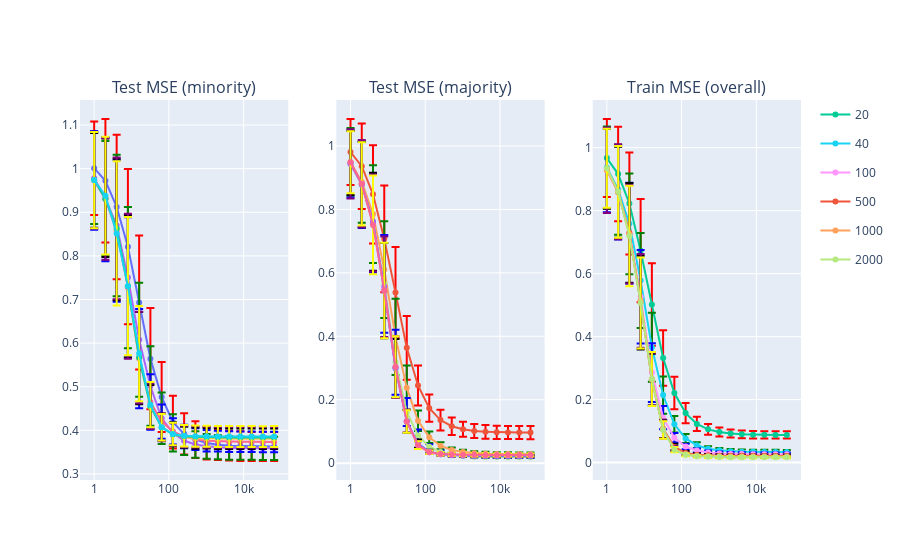

Notebook cell for this chart:
### Code cell
epochs_list = np.unique(df['epochs'])
color_list=['red', 'green', 'blue', 'black', 'purple', 'yellow']

from plotly.subplots import make_subplots
import plotly.graph_objects as go
fig = make_subplots(rows = 1, cols=3, subplot_titles=['Test MSE (minority)', 'Test MSE (majority)', 'Train MSE (overall)'])
for epochs, color in zip(epochs_list, color_list):
    marker = dict(line = dict(color = color))
    result1 = result.loc[result['epochs']==epochs]
    nodes, mean, std, count = result1['nodes'], result1['minority-mse']['mean'], result1['minority-mse']['std'],\
     result1['minority-mse']['count']

    fig.append_trace(go.Scatter(x = nodes, y = mean, marker = marker, error_y = {'type':'data', 'array': std, 'color': color}, name = str(epochs),\
         legendgroup = str(epochs), showlegend = False), row = 1, col = 1)

    mean, std, count = result1['majority-mse']['mean'], result1['majority-mse']['std'], result1['majority-mse']['count']
    fig.append_trace(go.Scatter(x = nodes, y = mean, marker = marker, error_y = {'type':'data', 'array': std, 'color': color}, name = str(epochs),\
        legendgroup = str(epochs), showlegend = False), row = 1, col = 2)

    mean, std, count = result1['train-mse']['mean'], result1['train-mse']['std'], result1['train-mse']['count']
    fig.append_trace(go.Scatter(x = nodes, y = mean, error_y = {'type':'data', 'array': std, 'color': color}, name = str(epochs),\
        legendgroup = str(epochs), showlegend = True), row = 1, col = 3)


fig.update_xaxes(type = 'log')

fig.show()

### Figure 1 — Plotly figure (JSON) as saved in the notebook; plotly's stock layout.template omitted (floating-point values rounded to 4 significant figures)
{"data": [{"error_y": {"array": [0.1072, 0.1416, 0.1656, 0.1779, 0.1538, 0.1162, 0.08043, 0.06043, 0.04731, 0.0421, 0.0374, 0.03494, 0.03403, 0.03405, 0.03339, 0.0334, 0.0333], "color": "red", "type": "data"}, "legendgroup": "20", "marker": {"line": {"color": "red"}}, "name": "20", "showlegend": false, "type": "scatter", "x": [1, 2, 4, 8, 16, 32, 64, 128, 256, 512, 1024, 2048, 4096, 8192, 16384, 32768, 65536], "xaxis": "x", "y": [1.001, 0.9723, 0.9123, 0.8212, 0.6932, 0.5644, 0.4763, 0.4186, 0.3916, 0.3786, 0.3707, 0.3667, 0.3648, 0.3639, 0.363, 0.363, 0.3629], "yaxis": "y"}, {"error_y": {"array": [0.1041, 0.135, 0.1549, 0.1683, 0.1433, 0.1003, 0.06314, 0.04288, 0.03269, 0.02781, 0.02376, 0.022, 0.0215, 0.02088, 0.02067, 0.02057, 0.02062], "color": "red", "type": "data"}, "legendgroup": "20", "marker": {"line": {"color": "red"}}, "name": "20", "showlegend": false, "type": "scatter", "x": [1, 2, 4, 8, 16, 32, 64, 128, 256, 512, 1024, 2048, 4096, 8192, 16384, 32768, 65536], "xaxis": "x2", "y": [0.981, 0.9362, 0.8476, 0.707, 0.5382, 0.3635, 0.245, 0.1733, 0.1359, 0.1165, 0.1069, 0.1015, 0.09869, 0.09741, 0.0968, 0.09658, 0.0964], "yaxis": "y2"}, {"error_y": {"array": [0.124, 0.15, 0.1617, 0.1639, 0.1311, 0.08797, 0.0516, 0.03223, 0.02246, 0.01719, 0.01446, 0.01266, 0.01219, 0.0118, 0.0117, 0.01159, 0.0116], "color": "red", "type": "data"}, "legendgroup": "20", "name": "20", "showlegend": true, "type": "scatter", "x": [1, 2, 4, 8, 16, 32, 64, 128, 256, 512, 1024, 2048, 4096, 8192, 16384, 32768, 65536], "xaxis": "x3", "y": [0.967, 0.9162, 0.8227, 0.6728, 0.5018, 0.332, 0.2208, 0.1572, 0.1228, 0.1055, 0.09701, 0.09209, 0.08983, 0.08871, 0.08822, 0.088, 0.08784], "yaxis": "y3"}, {"error_y": {"array": [0.1052, 0.1313, 0.1622, 0.1621, 0.1307, 0.09112, 0.05878, 0.04291, 0.03266, 0.03053, 0.02838, 0.02752, 0.02702, 0.02661, 0.02653, 0.02663, 0.02648], "color": "green", "type": "data"}, "legendgroup": "40", "marker": {"line": {"color": "green"}}, "name": "40", "showlegend": false, "type": "scatter", "x": [1, 2, 4, 8, 16, 32, 64, 128, 256, 512, 1024, 2048, 4096, 8192, 16384, 32768, 65536], "xaxis": "x", "y": [0.9783, 0.9323, 0.8695, 0.7502, 0.6079, 0.5015, 0.4277, 0.3942, 0.376, 0.3673, 0.3632, 0.3612, 0.3596, 0.3593, 0.3589, 0.3587, 0.3587], "yaxis": "y"}, {"error_y": {"array": [0.1066, 0.1284, 0.1543, 0.1525, 0.1204, 0.06954, 0.03231, 0.0182, 0.01124, 0.008204, 0.007034, 0.005979, 0.005893, 0.00574, 0.005698, 0.005635, 0.005617], "color": "green", "type": "data"}, "legendgroup": "40", "marker": {"line": {"color": "green"}}, "name": "40", "showlegend": false, "type": "scatter", "x": [1, 2, 4, 8, 16, 32, 64, 128, 256, 512, 1024, 2048, 4096, 8192, 16384, 32768, 65536], "xaxis": "x2", "y": [0.9498, 0.8867, 0.7854, 0.6104, 0.3981, 0.238, 0.1338, 0.08152, 0.055, 0.04142, 0.03511, 0.03146, 0.02979, 0.02896, 0.02853, 0.02831, 0.02816], "yaxis": "y2"}, {"error_y": {"array": [0.1296, 0.1429, 0.1598, 0.1509, 0.1099, 0.05909, 0.0264, 0.01414, 0.009475, 0.007876, 0.007296, 0.006975, 0.006896, 0.00686, 0.006818, 0.006806, 0.006783], "color": "green", "type": "data"}, "legendgroup": "40", "name": "40", "showlegend": true, "type": "scatter", "x": [1, 2, 4, 8, 16, 32, 64, 128, 256, 512, 1024, 2048, 4096, 8192, 16384, 32768, 65536], "xaxis": "x3", "y": [0.9374, 0.8665, 0.7581, 0.5781, 0.3663, 0.2146, 0.1217, 0.07667, 0.05525, 0.04411, 0.03892, 0.03621, 0.03489, 0.03426, 0.03392, 0.03374, 0.03364], "yaxis": "y3"}, {"error_y": {"array": [0.1133, 0.1426, 0.1623, 0.161, 0.1139, 0.06377, 0.03911, 0.03005, 0.02704, 0.02492, 0.02452, 0.02381, 0.02362, 0.02351, 0.02353, 0.0235, 0.02344], "color": "blue", "type": "data"}, "legendgroup": "100", "marker": {"line": {"color": "blue"}}, "name": "100", "showlegend": false, "type": "scatter", "x": [1, 2, 4, 8, 16, 32, 64, 128, 256, 512, 1024, 2048, 4096, 8192, 16384, 32768, 65536], "xaxis": "x", "y": [0.9731, 0.9301, 0.8568, 0.7279, 0.5645, 0.4649, 0.4199, 0.3977, 0.3857, 0.3796, 0.3761, 0.375, 0.374, 0.3737, 0.3736, 0.3734, 0.3734], "yaxis": "y"}, {"error_y": {"array": [0.1061, 0.1355, 0.1542, 0.1543, 0.1023, 0.04407, 0.01868, 0.007945, 0.004764, 0.003318, 0.002658, 0.002339, 0.002264, 0.002231, 0.002225, 0.002186, 0.00218], "color": "blue", "type": "data"}, "legendgroup": "100", "marker": {"line": {"color": "blue"}}, "name": "100", "showlegend": false, "type": "scatter", "x": [1, 2, 4, 8, 16, 32, 64, 128, 256, 512, 1024, 2048, 4096, 8192, 16384, 32768, 65536], "xaxis": "x2", "y": [0.9439, 0.8772, 0.7556, 0.5654, 0.318, 0.1611, 0.08751, 0.05178, 0.03539, 0.02703, 0.0228, 0.02063, 0.01966, 0.01914, 0.01885, 0.01873, 0.01867], "yaxis": "y2"}, {"error_y": {"array": [0.133, 0.15, 0.1598, 0.1485, 0.09358, 0.03718, 0.01515, 0.008583, 0.006514, 0.006142, 0.005922, 0.005815, 0.005785, 0.005764, 0.005766, 0.005755, 0.00576], "color": "blue", "type": "data"}, "legendgroup": "100", "name": "100", "showlegend": true, "type": "scatter", "x": [1, 2, 4, 8, 16, 32, 64, 128, 256, 512, 1024, 2048, 4096, 8192, 16384, 32768, 65536], "xaxis": "x3", "y": [0.928, 0.8581, 0.7285, 0.5268, 0.2858, 0.1428, 0.07917, 0.05102, 0.03826, 0.03228, 0.02926, 0.02774, 0.027, 0.02665, 0.02646, 0.02637, 0.02632], "yaxis": "y3"}, {"error_y": {"array": [0.1085, 0.1357, 0.1624, 0.1632, 0.1058, 0.0503, 0.0315, 0.02751, 0.02426, 0.0245, 0.02367, 0.02373, 0.02362, 0.02353, 0.02357, 0.02354, 0.02356], "color": "black", "type": "data"}, "legendgroup": "500", "marker": {"line": {"color": "black"}}, "name": "500", "showlegend": false, "type": "scatter", "x": [1, 2, 4, 8, 16, 32, 64, 128, 256, 512, 1024, 2048, 4096, 8192, 16384, 32768, 65536], "xaxis": "x", "y": [0.9732, 0.9332, 0.8605, 0.7302, 0.5653, 0.4537, 0.4073, 0.3909, 0.3846, 0.382, 0.3818, 0.3809, 0.3808, 0.3808, 0.3806, 0.3806, 0.3806], "yaxis": "y"}, {"error_y": {"array": [0.1006, 0.135, 0.1546, 0.1503, 0.0924, 0.036, 0.01316, 0.005573, 0.00409, 0.00367, 0.003565, 0.00361, 0.003571, 0.003588, 0.00358, 0.003575, 0.003556], "color": "black", "type": "data"}, "legendgroup": "500", "marker": {"line": {"color": "black"}}, "name": "500", "showlegend": false, "type": "scatter", "x": [1, 2, 4, 8, 16, 32, 64, 128, 256, 512, 1024, 2048, 4096, 8192, 16384, 32768, 65536], "xaxis": "x2", "y": [0.9465, 0.8787, 0.7615, 0.544, 0.2989, 0.1321, 0.06159, 0.03654, 0.02801, 0.02471, 0.02328, 0.02257, 0.02227, 0.02209, 0.02203, 0.02199, 0.02196], "yaxis": "y2"}, {"error_y": {"array": [0.127, 0.1443, 0.1582, 0.149, 0.082, 0.02891, 0.01003, 0.005596, 0.004779, 0.004625, 0.004562, 0.004482, 0.004472, 0.004461, 0.004453, 0.004455, 0.004451], "color": "black", "type": "data"}, "legendgroup": "500", "name": "500", "showlegend": true, "type": "scatter", "x": [1, 2, 4, 8, 16, 32, 64, 128, 256, 512, 1024, 2048, 4096, 8192, 16384, 32768, 65536], "xaxis": "x3", "y": [0.9328, 0.8585, 0.7295, 0.508, 0.2637, 0.1073, 0.04964, 0.03091, 0.02516, 0.02306, 0.0221, 0.02167, 0.02149, 0.02138, 0.02133, 0.0213, 0.02129], "yaxis": "y3"}, {"error_y": {"array": [0.1108, 0.1394, 0.1625, 0.1661, 0.1048, 0.05221, 0.03185, 0.02601, 0.02479, 0.02432, 0.02402, 0.02385, 0.02381, 0.02377, 0.02383, 0.0238, 0.02378], "color": "purple", "type": "data"}, "legendgroup": "1000", "marker": {"line": {"color": "purple"}}, "name": "1000", "showlegend": false, "type": "scatter", "x": [1, 2, 4, 8, 16, 32, 64, 128, 256, 512, 1024, 2048, 4096, 8192, 16384, 32768, 65536], "xaxis": "x", "y": [0.9738, 0.9308, 0.863, 0.7303, 0.567, 0.4553, 0.4067, 0.3905, 0.3859, 0.3849, 0.3842, 0.384, 0.3837, 0.3837, 0.3837, 0.3837, 0.3836], "yaxis": "y"}, {"error_y": {"array": [0.1094, 0.1372, 0.1529, 0.1585, 0.09718, 0.03602, 0.01233, 0.005419, 0.004359, 0.004426, 0.004402, 0.004351, 0.004335, 0.004371, 0.004364, 0.004356, 0.004362], "color": "purple", "type": "data"}, "legendgroup": "1000", "marker": {"line": {"color": "purple"}}, "name": "1000", "showlegend": false, "type": "scatter", "x": [1, 2, 4, 8, 16, 32, 64, 128, 256, 512, 1024, 2048, 4096, 8192, 16384, 32768, 65536], "xaxis": "x2", "y": [0.9436, 0.8813, 0.7571, 0.5565, 0.3027, 0.1324, 0.05738, 0.03468, 0.02809, 0.02599, 0.02504, 0.02464, 0.02441, 0.0243, 0.02427, 0.02424, 0.02423], "yaxis": "y2"}, {"error_y": {"array": [0.1354, 0.1507, 0.1566, 0.1491, 0.08338, 0.0288, 0.009181, 0.005078, 0.00439, 0.004178, 0.004075, 0.004037, 0.004003, 0.003976, 0.003975, 0.003974, 0.003979], "color": "purple", "type": "data"}, "legendgroup": "1000", "name": "1000", "showlegend": true, "type": "scatter", "x": [1, 2, 4, 8, 16, 32, 64, 128, 256, 512, 1024, 2048, 4096, 8192, 16384, 32768, 65536], "xaxis": "x3", "y": [0.9282, 0.8603, 0.7253, 0.5136, 0.2651, 0.1056, 0.04387, 0.02707, 0.02233, 0.02068, 0.01992, 0.01961, 0.01943, 0.01935, 0.01931, 0.01929, 0.01929], "yaxis": "y3"}, {"error_y": {"array": [0.1106, 0.1349, 0.1654, 0.1583, 0.1091, 0.05181, 0.03056, 0.02561, 0.02456, 0.02428, 0.02404, 0.02414, 0.02397, 0.02403, 0.02401, 0.02399, 0.02399], "color": "yellow", "type": "data"}, "legendgroup": "2000", "marker": {"line": {"color": "yellow"}}, "name": "2000", "showlegend": false, "type": "scatter", "x": [1, 2, 4, 8, 16, 32, 64, 128, 256, 512, 1024, 2048, 4096, 8192, 16384, 32768, 65536], "xaxis": "x", "y": [0.9738, 0.9382, 0.8515, 0.7306, 0.576, 0.4588, 0.4071, 0.3915, 0.3876, 0.3866, 0.3862, 0.3859, 0.3857, 0.3857, 0.3856, 0.3856, 0.3856], "yaxis": "y"}, {"error_y": {"array": [0.09782, 0.1311, 0.1557, 0.1503, 0.09623, 0.03563, 0.01223, 0.00565, 0.004962, 0.005018, 0.004878, 0.004893, 0.004905, 0.0049, 0.004895, 0.004877, 0.004878], "color": "yellow", "type": "data"}, "legendgroup": "2000", "marker": {"line": {"color": "yellow"}}, "name": "2000", "showlegend": false, "type": "scatter", "x": [1, 2, 4, 8, 16, 32, 64, 128, 256, 512, 1024, 2048, 4096, 8192, 16384, 32768, 65536], "xaxis": "x2", "y": [0.9489, 0.8806, 0.7513, 0.5445, 0.304, 0.1312, 0.05665, 0.03453, 0.02911, 0.02737, 0.02655, 0.02619, 0.02598, 0.02593, 0.02585, 0.02583, 0.02581], "yaxis": "y2"}, {"error_y": {"array": [0.1255, 0.1457, 0.1599, 0.1442, 0.08562, 0.02775, 0.008557, 0.004803, 0.004088, 0.003723, 0.003588, 0.00352, 0.003494, 0.003473, 0.003465, 0.003461, 0.003463], "color": "yellow", "type": "data"}, "legendgroup": "2000", "name": "2000", "showlegend": true, "type": "scatter", "x": [1, 2, 4, 8, 16, 32, 64, 128, 256, 512, 1024, 2048, 4096, 8192, 16384, 32768, 65536], "xaxis": "x3", "y": [0.9348, 0.8596, 0.7196, 0.5067, 0.2656, 0.1037, 0.04121, 0.02463, 0.02013, 0.01848, 0.01772, 0.01735, 0.01718, 0.0171, 0.01706, 0.01704, 0.01703], "yaxis": "y3"}], "layout": {"annotations": [{"font": {"size": 16}, "showarrow": false, "text": "Test MSE (minority)", "x": 0.1444, "xanchor": "center", "xref": "paper", "y": 1, "yanchor": "bottom", "yref": "paper"}, {"font": {"size": 16}, "showarrow": false, "text": "Test MSE (majority)", "x": 0.5, "xanchor": "center", "xref": "paper", "y": 1, "yanchor": "bottom", "yref": "paper"}, {"font": {"size": 16}, "showarrow": false, "text": "Train MSE (overall)", "x": 0.8556, "xanchor": "center", "xref": "paper", "y": 1, "yanchor": "bottom", "yref": "paper"}], "xaxis": {"anchor": "y", "domain": [0, 0.2889], "type": "log"}, "xaxis2": {"anchor": "y2", "domain": [0.3556, 0.6444], "type": "log"}, "xaxis3": {"anchor": "y3", "domain": [0.7111, 1], "type": "log"}, "yaxis": {"anchor": "x", "domain": [0, 1]}, "yaxis2": {"anchor": "x2", "domain": [0, 1]}, "yaxis3": {"anchor": "x3", "domain": [0, 1]}}}
